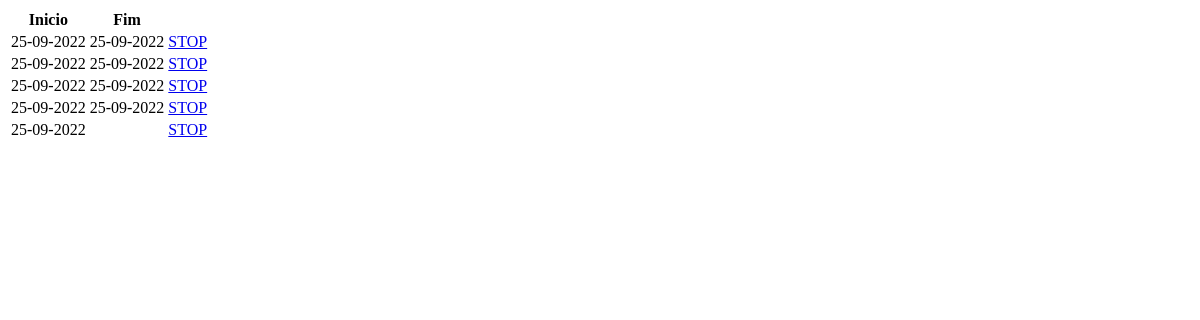
The page /times/lista/1 on the database as committed earlier.
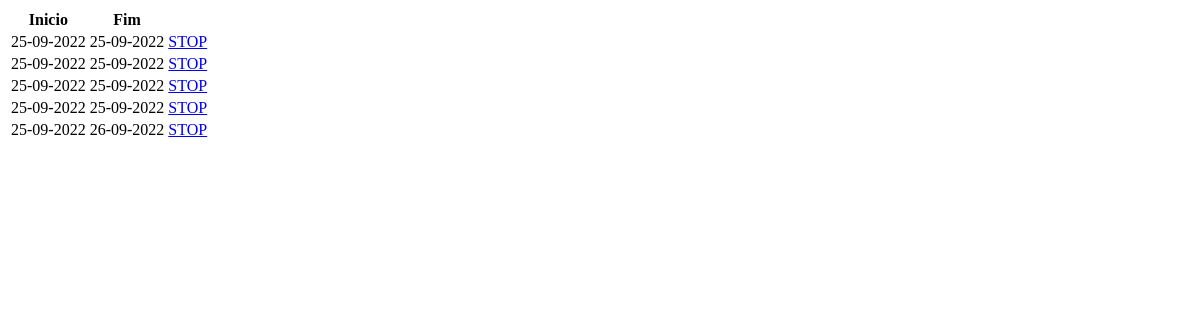
The same page on the database as committed later.
### projetos/models.py (models this page shows, shortened)
class TaskTime(db.Model):
    id = db.Column(db.Integer, primary_key=True)
    start_time = db.Column(db.DateTime, nullable=False)
    end_time = db.Column(db.DateTime)
    task_id = db.Column(db.Integer, db.ForeignKey('task.id'),
        nullable=False)

### projetos/vw_time.py (the view)
@bp.route("/times/lista/<int:task_id>", methods=("GET", ))
def lista(task_id=None):
    query = TaskTime.query.options(joinedload('time'))
    if task_id:
        lista = TaskTime.query.filter_by(task_id=task_id).all()
    else:
        lista = TaskTime.query.all()
    return render_template("projetos/tarefas/tempo/lista.html"
    , lista=lista
    )

### templates/projetos/tarefas/tempo/lista.html
<div class="table-responsive">
    <table class="table table-hover table-striped">
        <tr>
            <th>Inicio</th><th>Fim</th><th></th>
        </tr>
        {% for l in lista: %}
        <tr>
            <td>{{ l.start_time.strftime("%d-%m-%Y") if l.start_time else "" }}</td>
            <td>{{ l.end_time.strftime("%d-%m-%Y") if l.end_time else ""  }}</td>
            <td><a href="{{ url_for("time.stop", task_id=l.task_id, id=l.id) }}" class="btn btn-danger btn-small btn-stop {{"disabled" if not open_task or open_task.task_id!=l.id else ""}}" >STOP</a> </td>
        </tr>
        {% endfor %}
    </table>
</div>

Rows that differ between the two databases and show on the page:
changed TaskTime (number 5 of 5 on the later page): end_time (not shown) → "26-09-2022"
